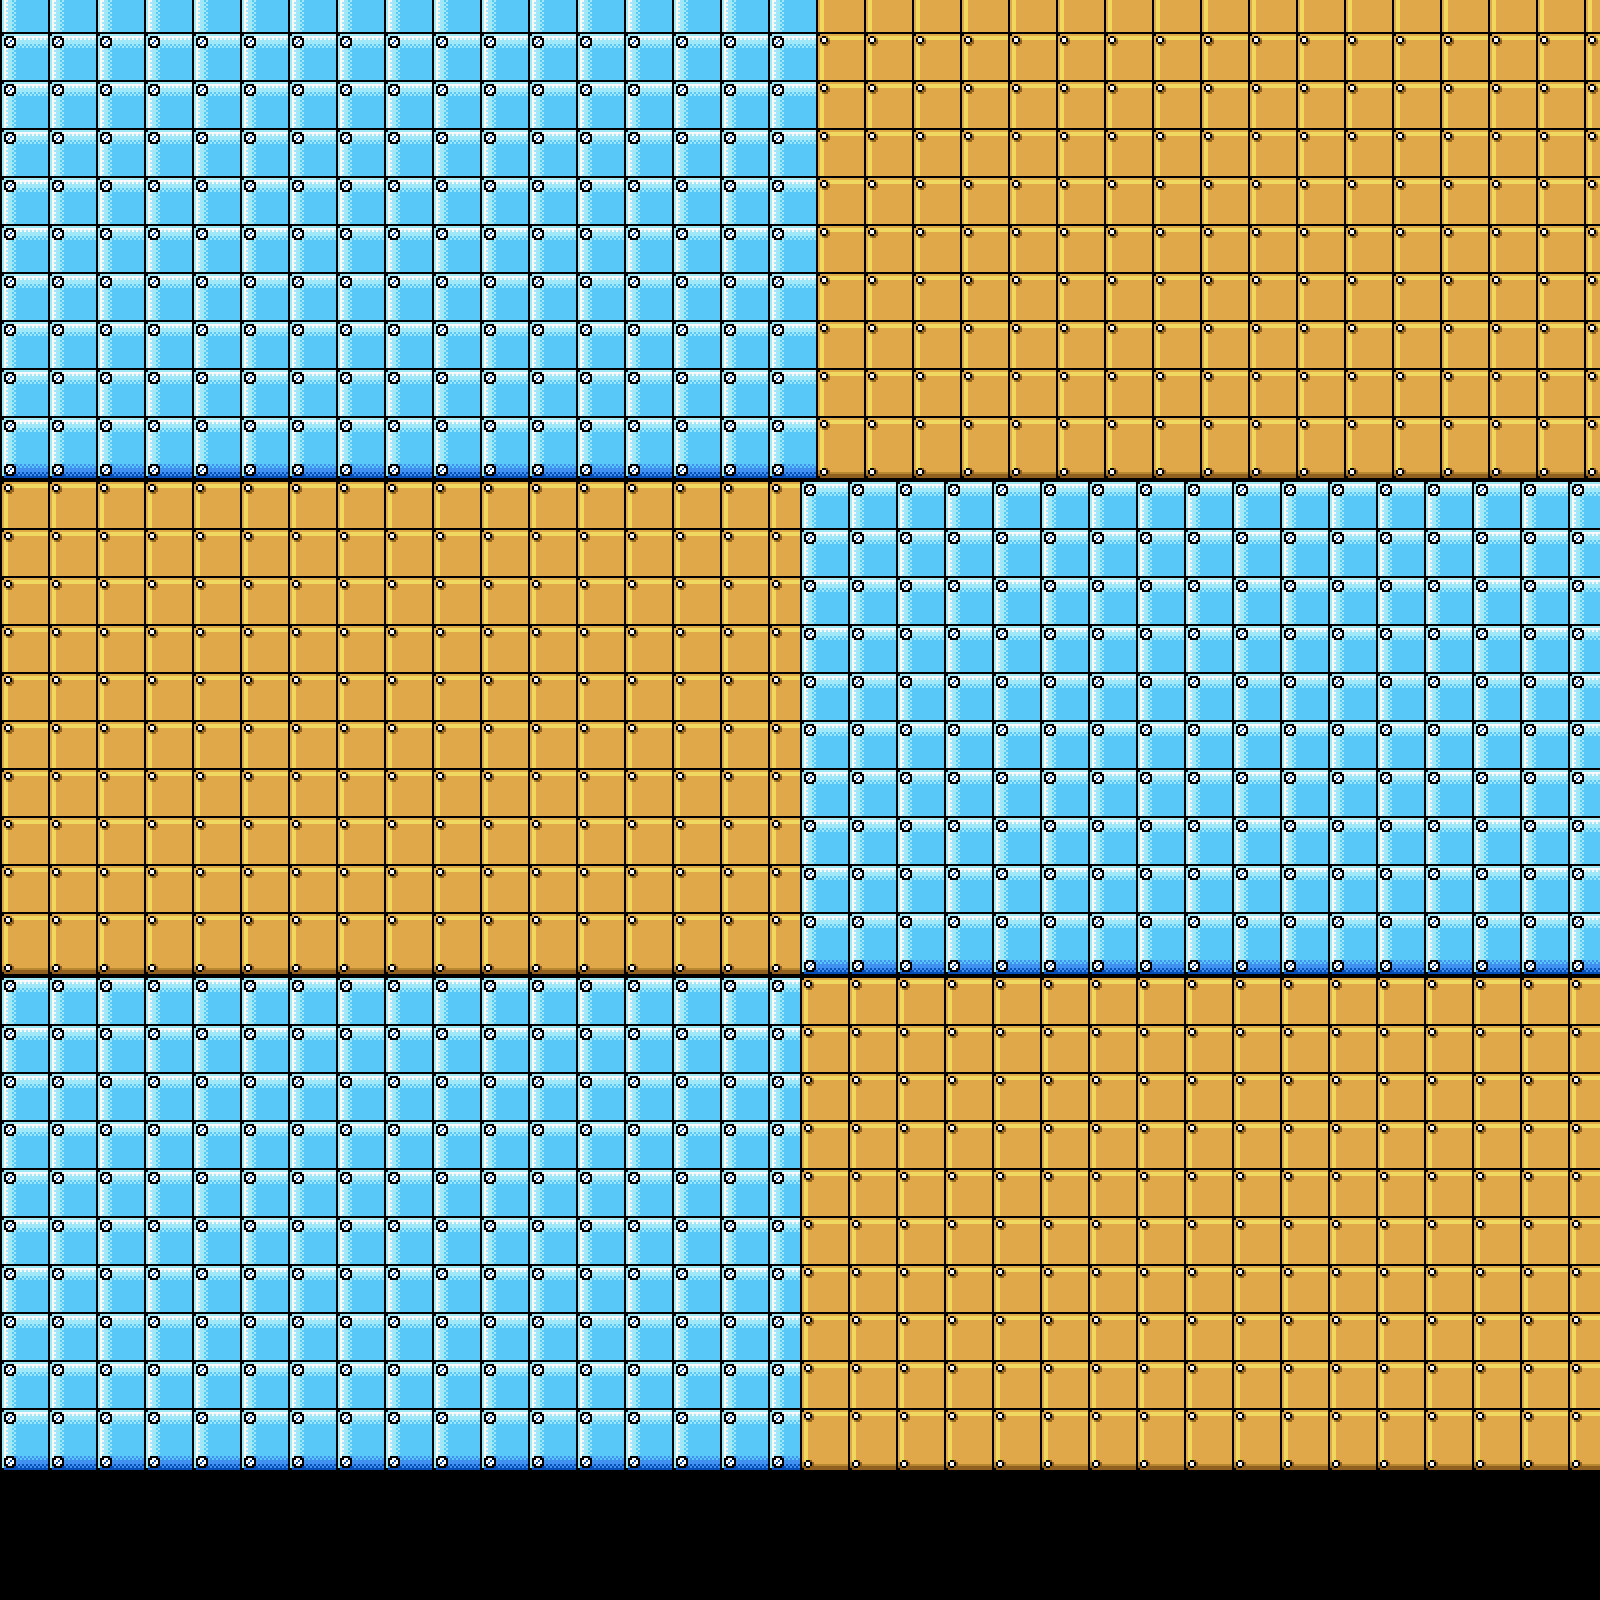

A 2D game scene composited from a Tiled map and its tileset images. What follows is a short description and the map's XML, with each tile layer's data collapsed to a summary:
An orthogonal 100x100 tile map with 16x16 px tiles, 1 tile layer (Слой тайлов 1).

<map version="1.9" tiledversion="1.9.2" orientation="orthogonal" renderorder="right-down" width="100" height="100" tilewidth="16" tileheight="16" infinite="0" nextlayerid="2" nextobjectid="1">
 <tileset firstgid="1" source="1626794337_26-kartinkin-com-p-piksel-art-taili-art-krasivo-27.tsx" />
 <layer id="1" name="Слой тайлов 1" width="100" height="100">
  <data>[10000 cells, 8910 non-empty, 18 distinct tile ids]</data>
 </layer>
</map>